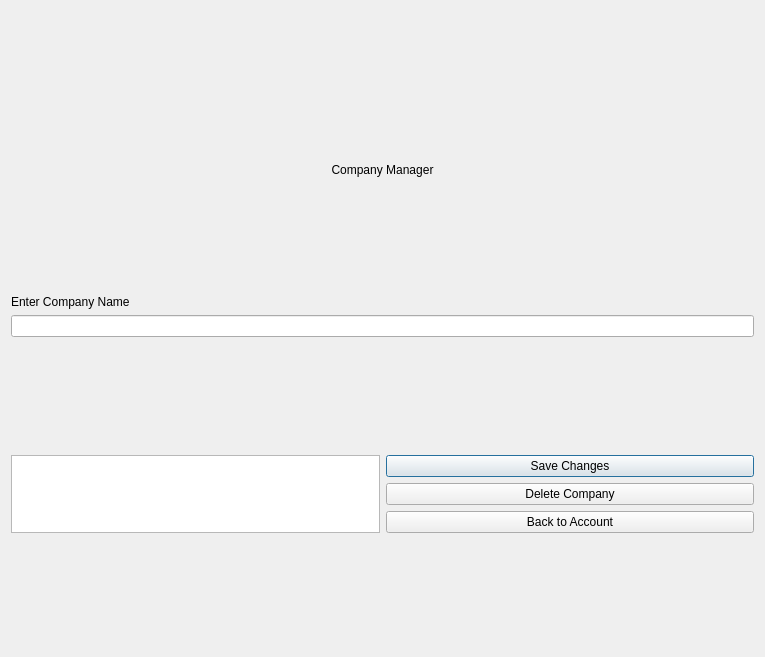
<?xml version="1.0" encoding="UTF-8"?>
<ui version="4.0">
 <class>HandleCompanyInfo</class>
 <widget class="QDialog" name="HandleCompanyInfo">
  <property name="geometry">
   <rect>
    <x>0</x>
    <y>0</y>
    <width>765</width>
    <height>657</height>
   </rect>
  </property>
  <property name="windowTitle">
   <string>HandleCompanyInfo</string>
  </property>
  <layout class="QVBoxLayout" name="verticalLayout_2">
   <item>
    <spacer name="verticalSpacer">
     <property name="orientation">
      <enum>Qt::Orientation::Vertical</enum>
     </property>
     <property name="sizeType">
      <enum>QSizePolicy::Policy::Fixed</enum>
     </property>
     <property name="sizeHint" stdset="0">
      <size>
       <width>20</width>
       <height>40</height>
      </size>
     </property>
    </spacer>
   </item>
   <item>
    <widget class="QLabel" name="label">
     <property name="sizePolicy">
      <sizepolicy hsizetype="Preferred" vsizetype="Fixed">
       <horstretch>0</horstretch>
       <verstretch>0</verstretch>
      </sizepolicy>
     </property>
     <property name="text">
      <string>Company Manager</string>
     </property>
     <property name="alignment">
      <set>Qt::AlignmentFlag::AlignCenter</set>
     </property>
    </widget>
   </item>
   <item>
    <layout class="QVBoxLayout" name="verticalLayout_3">
     <item>
      <widget class="QLabel" name="label_2">
       <property name="sizePolicy">
        <sizepolicy hsizetype="MinimumExpanding" vsizetype="Fixed">
         <horstretch>0</horstretch>
         <verstretch>0</verstretch>
        </sizepolicy>
       </property>
       <property name="text">
        <string>Enter Company Name</string>
       </property>
      </widget>
     </item>
     <item>
      <widget class="QLineEdit" name="lineEdit">
       <property name="placeholderText">
        <string/>
       </property>
      </widget>
     </item>
    </layout>
   </item>
   <item>
    <layout class="QHBoxLayout" name="horizontalLayout_2">
     <item>
      <layout class="QHBoxLayout" name="horizontalLayout_3">
       <item>
        <widget class="QListWidget" name="listWidget">
         <property name="sizePolicy">
          <sizepolicy hsizetype="Preferred" vsizetype="Preferred">
           <horstretch>0</horstretch>
           <verstretch>0</verstretch>
          </sizepolicy>
         </property>
        </widget>
       </item>
      </layout>
     </item>
     <item>
      <layout class="QVBoxLayout" name="verticalLayout_6">
       <item>
        <widget class="QPushButton" name="saveChangesButton">
         <property name="text">
          <string>Save Changes</string>
         </property>
        </widget>
       </item>
       <item>
        <widget class="QPushButton" name="deleteCompanyButton">
         <property name="text">
          <string>Delete Company</string>
         </property>
        </widget>
       </item>
       <item>
        <widget class="QPushButton" name="returnButton">
         <property name="text">
          <string>Back to Account</string>
         </property>
        </widget>
       </item>
      </layout>
     </item>
    </layout>
   </item>
  </layout>
 </widget>
 <resources/>
 <connections/>
</ui>
